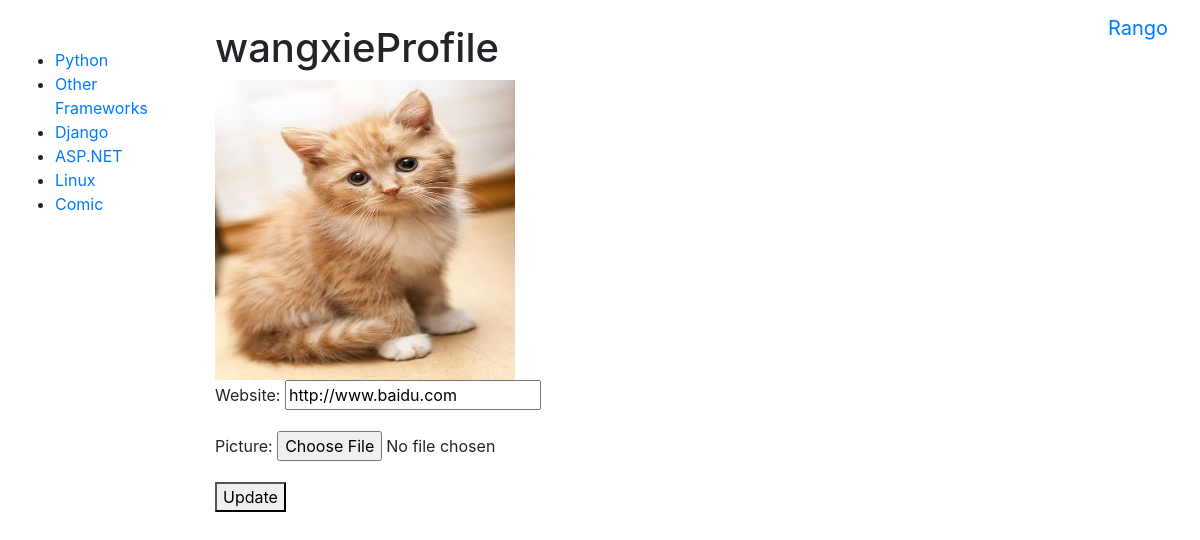
The page /rango/update_profile/wangxie/ (signed in) on the database its author committed.
### rango/models.py (models this page shows, shortened)
class Category(models.Model):
	name = models.CharField(max_length=128, unique=True)
	views = models.IntegerField(default=0)
	likes = models.IntegerField(default=0)
	slug = models.SlugField(blank=True)
	class Meta:
		verbose_name_plural = 'Categories'

class UserProfile(models.Model):
	user = models.OneToOneField(User)
	website = models.URLField(blank=True)
	picture = models.ImageField(upload_to='profile_images', blank=True)

### rango/views.py (the view, shortened to what this page needs)
# urls.py: url(r'^update_profile/(?P<username>[\w\-]+)/$', views.profile, name='update_profile'),
@login_required
def profile(request, username):
	try:
		user = User.objects.get(username=username)
	except User.DoesNotExist:
		raise redirect('rango:index')
	userprofile = UserProfile.objects.get_or_create(user=user)[0]
	form = UserProfileForm(
		{'website':userprofile.website,
		 'picture':userprofile.picture})
	return render(request, 'rango/profile.html', {'form':form,
		'userprofile':userprofile, 'selecteduser':user})

### rango/forms.py
class UserProfileForm(forms.ModelForm):
	website = forms.URLField(required=False)
	picture = forms.ImageField(required=False)
	class Meta:
		model = UserProfile
		fields = ('website', 'picture')

### rango/templatetags/rango_template_tags.py (called while the page is built)
@register.inclusion_tag('rango/cats.html')
def get_category_list(cat=None):
	return {'cats': Category.objects.all(),
		'act_cat': cat}

### templates/rango/profile.html (shortened to what this page needs)
{% extends 'rango/base.html' %}
{% load staticfiles %}
{% block body_block %}
	<h1>{{ selecteduser.username }}Profile</h1>
	<img src="{{ MEDIA_URL }}{{userprofile.picture}}"
		width="300"
		height="300"
		alt="{{selecteduser.username}}">
	<br>
	<div>
		{% if selecteduser.username == user.username %}
			<form method="post" action="." enctype="multipart/form-data">
				{{ 	form.as_p }}
				<button type="submit">Update</button>
			</form>
		{% else %}
		<p><strong>Website:</strong><a href="{{ userprofile.website }}">{{ userprofile.website }}</a></p>
		{% endif %}
	</div>
{% endblock %}

### templates/rango/cats.html
<ul>
{% if cats %}
	{% for c in cats %}
		{% if c == act_cat %}
			<li>
			<strong>
				<a href="{% url 'rango:show_category' c.slug %}">{{ c.name }}</a>
			</strong>
			</li>
		{% else %}
			<li>
				<a href="{% url 'rango:show_category' c.slug %}">{{ c.name }}</a>
			</li>
		{% endif %}
	{% endfor %}
{% else %}
	<li><strong>There are no categories present.</strong></li>
{% endif %}
</ul>

### rows shown on the page
Category: name "Python"
Category: name "Other Frameworks"
Category: name "Django"
Category: name "ASP.NET"
Category: name "Linux"
Category: name "Comic"
UserProfile: picture (picture), website "http://www.baidu.com"

### other values the page prints
{{ selecteduser.username }} "wangxie"
